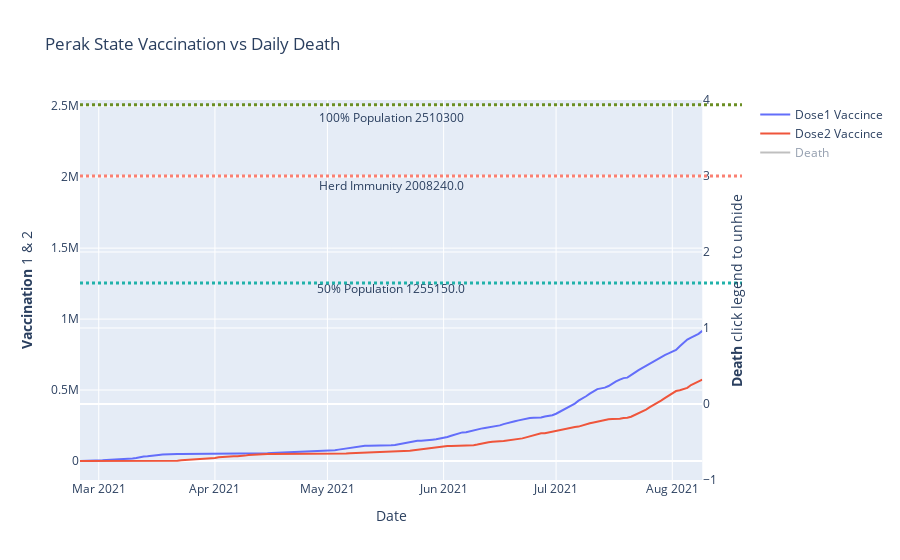

Notebook cell for this chart:
### Code cell
fig_statex = make_subplots(specs=[[{"secondary_y": True}]])

# Add Dose 1 Vaccice traces for stateX
fig_statex.add_trace(
    go.Scatter(x=df_vaccstatex["date"], y=df_vaccstatex["dose1_cumul"], name="Dose1 Vaccince"),
    secondary_y=False,
)


# Add Dose 2 Vaccice traces for stateX
fig_statex.add_trace(
    go.Scatter(x=df_vaccstatex["date"], y=df_vaccstatex["dose2_cumul"], name="Dose2 Vaccince"),
    secondary_y=False,
)

# Add 100% stateX trace 
fig_statex.add_shape(
    type="line", line_color="olivedrab", line_width=3, opacity=1, line_dash="dot",
    x0=0, x1=1, xref="paper", y0=popstatex, y1=popstatex, yref="y",
    secondary_y=False,
)

fig_statex.add_trace(go.Scatter(
    x=[df_vaccstatex["date"].median()],
    y=[0.96*popstatex],
    text=f"100% Population {popstatex}",
    mode="text",
    name= "100% Population",
    showlegend=False,
))

# Add herd stateX trace 
fig_statex.add_shape(
    type="line", line_color="salmon", line_width=3, opacity=1, line_dash="dot",
    x0=0, x1=1, xref="paper", y0=herd_statex, y1=herd_statex, yref="y",
    secondary_y=False,
)

fig_statex.add_trace(go.Scatter(
    x=[df_vaccstatex["date"].median()],
    y=[0.96*herd_statex],
    text=f"Herd Immunity {herd_statex}",
    mode="text",
    name= "Herd Immunity",
    showlegend=False,
))

# Add 50% pop stateX trace
fig_statex.add_shape( # add a horizontal "target" line
    type="line", line_color="LightSeaGreen", line_width=3, opacity=1, line_dash="dot",
    x0=0, x1=1, xref="paper", y0=popstatex/2, y1=popstatex/2, yref="y",
    secondary_y=False,
)

fig_statex.add_trace(go.Scatter(
    x=[df_vaccstatex["date"].median()],
    y=[0.96*popstatex/2],
    text=f"50% Population {popstatex/2}",
    mode="text",
    name= "50% Population",
    showlegend=False,
))

# Add death stateX trace at another y axis, by default is hidden
fig_statex.add_trace(
    go.Scatter(x=df_deathstatex["date"], y=df_deathstatex["deaths_new"], name="Death", line_color="grey", visible = "legendonly"), #mode='markers', marker_color="grey", visible = "legendonly"), #, line_color="grey"), 
    secondary_y=True,
)

# Add figure title
fig_statex.update_layout(
    title_text=f"{x} State Vaccination vs Daily Death"
)

# Set x-axis title
fig_statex.update_xaxes(title_text="Date", 

)

# Set y-axes titles
fig_statex.update_yaxes(title_text="<b>Vaccination</b> 1 & 2", secondary_y=False)
fig_statex.update_yaxes(title_text="<b>Death</b> click legend to unhide", secondary_y=True)

# Visualize and export to HTML (if required)
fig_statex.show()
fig_statex.write_html(f"State {x} VaccinationvsDeath.html")

### Figure 1 — Plotly figure (JSON) as saved in the notebook; plotly's stock layout.template omitted (floating-point values rounded to 4 significant figures; data arrays with more than 128 entries replaced by an {"elided": "..."} marker saying what was removed)
{"data": [{"name": "Dose1 Vaccince", "type": "scatter", "x": {"elided": "167 str values"}, "xaxis": "x", "y": {"elided": "167 int values"}, "yaxis": "y"}, {"name": "Dose2 Vaccince", "type": "scatter", "x": {"elided": "167 str values"}, "xaxis": "x", "y": {"elided": "167 int values"}, "yaxis": "y"}, {"mode": "text", "name": "100% Population", "showlegend": false, "text": "100% Population 2510300", "type": "scatter", "x": ["2021-05-18T00:00:00"], "y": [2409888]}, {"mode": "text", "name": "Herd Immunity", "showlegend": false, "text": "Herd Immunity 2008240.0", "type": "scatter", "x": ["2021-05-18T00:00:00"], "y": [1928000.0]}, {"mode": "text", "name": "50% Population", "showlegend": false, "text": "50% Population 1255150.0", "type": "scatter", "x": ["2021-05-18T00:00:00"], "y": [1204944]}, {"line": {"color": "grey"}, "name": "Death", "type": "scatter", "visible": "legendonly", "x": {"elided": "511 str values"}, "xaxis": "x", "y": {"elided": "511 int values"}, "yaxis": "y2"}], "layout": {"shapes": [{"line": {"color": "olivedrab", "dash": "dot", "width": 3}, "opacity": 1, "type": "line", "x0": 0, "x1": 1, "xref": "paper", "y0": 2510300, "y1": 2510300, "yref": "y"}, {"line": {"color": "salmon", "dash": "dot", "width": 3}, "opacity": 1, "type": "line", "x0": 0, "x1": 1, "xref": "paper", "y0": 2008240, "y1": 2008240, "yref": "y"}, {"line": {"color": "LightSeaGreen", "dash": "dot", "width": 3}, "opacity": 1, "type": "line", "x0": 0, "x1": 1, "xref": "paper", "y0": 1255150, "y1": 1255150, "yref": "y"}], "title": {"text": "Perak State Vaccination vs Daily Death"}, "xaxis": {"anchor": "y", "domain": [0, 0.94], "title": {"text": "Date"}}, "yaxis": {"anchor": "x", "domain": [0, 1], "title": {"text": "<b>Vaccination</b> 1 & 2"}}, "yaxis2": {"anchor": "x", "overlaying": "y", "side": "right", "title": {"text": "<b>Death</b> click legend to unhide"}}}}
